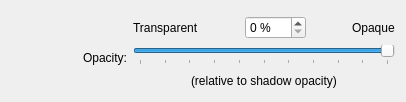
        <widget class="QWidget" name="shadowColorOpacityPageActive">
         <layout class="QGridLayout" name="gridLayout_3">
          <item row="0" column="1">
           <widget class="QLabel" name="label_3">
            <property name="text">
             <string>Opacity:</string>
            </property>
            <property name="alignment">
             <set>Qt::AlignmentFlag::AlignBottom|Qt::AlignmentFlag::AlignRight|Qt::AlignmentFlag::AlignTrailing</set>
            </property>
            <property name="buddy">
             <cstring>windowOutlineShadowColorOpacity</cstring>
            </property>
           </widget>
          </item>
          <item row="0" column="2">
           <layout class="QVBoxLayout" name="verticalLayout_26">
            <item>
             <spacer name="verticalSpacer_2">
              <property name="orientation">
               <enum>Qt::Orientation::Vertical</enum>
              </property>
              <property name="sizeType">
               <enum>QSizePolicy::Policy::Fixed</enum>
              </property>
              <property name="sizeHint" stdset="0">
               <size>
                <width>20</width>
                <height>5</height>
               </size>
              </property>
             </spacer>
            </item>
            <item>
             <layout class="QHBoxLayout" name="horizontalLayout_2">
              <item>
               <widget class="QLabel" name="_menuOpacityTransparentLabel_3">
                <property name="text">
                 <string>Transparent</string>
                </property>
               </widget>
              </item>
              <item>
               <spacer name="horizontalSpacer_16">
                <property name="orientation">
                 <enum>Qt::Orientation::Horizontal</enum>
                </property>
                <property name="sizeHint" stdset="0">
                 <size>
                  <width>40</width>
                  <height>20</height>
                 </size>
                </property>
               </spacer>
              </item>
              <item>
               <widget class="QSpinBox" name="windowOutlineShadowColorOpacity">
                <property name="suffix">
                 <string> %</string>
                </property>
                <property name="maximum">
                 <number>100</number>
                </property>
                <property name="value">
                 <number>0</number>
                </property>
               </widget>
              </item>
              <item>
               <spacer name="horizontalSpacer_17">
                <property name="orientation">
                 <enum>Qt::Orientation::Horizontal</enum>
                </property>
                <property name="sizeHint" stdset="0">
                 <size>
                  <width>40</width>
                  <height>20</height>
                 </size>
                </property>
               </spacer>
              </item>
              <item>
               <widget class="QLabel" name="_menuOpacityTransparentLabel_4">
                <property name="text">
                 <string>Opaque</string>
                </property>
               </widget>
              </item>
             </layout>
            </item>
            <item>
             <widget class="QSlider" name="windowOutlineShadowColorOpacity_2">
              <property name="minimum">
               <number>0</number>
              </property>
              <property name="maximum">
               <number>100</number>
              </property>
              <property name="singleStep">
               <number>1</number>
              </property>
              <property name="pageStep">
               <number>10</number>
              </property>
              <property name="value">
               <number>100</number>
              </property>
              <property name="orientation">
               <enum>Qt::Orientation::Horizontal</enum>
              </property>
              <property name="invertedAppearance">
               <bool>false</bool>
              </property>
              <property name="invertedControls">
               <bool>false</bool>
              </property>
              <property name="tickPosition">
               <enum>QSlider::TickPosition::TicksBelow</enum>
              </property>
              <property name="tickInterval">
               <number>10</number>
              </property>
             </widget>
            </item>
           </layout>
          </item>
          <item row="1" column="2">
           <layout class="QHBoxLayout" name="horizontalLayout_14">
            <item>
             <spacer name="horizontalSpacer_3">
              <property name="orientation">
               <enum>Qt::Orientation::Horizontal</enum>
              </property>
              <property name="sizeHint" stdset="0">
               <size>
                <width>40</width>
                <height>20</height>
               </size>
              </property>
             </spacer>
            </item>
            <item>
             <widget class="QLabel" name="label_5">
              <property name="text">
               <string>(relative to shadow opacity)</string>
              </property>
             </widget>
            </item>
            <item>
             <spacer name="horizontalSpacer_4">
              <property name="orientation">
               <enum>Qt::Orientation::Horizontal</enum>
              </property>
              <property name="sizeHint" stdset="0">
               <size>
                <width>40</width>
                <height>20</height>
               </size>
              </property>
             </spacer>
            </item>
           </layout>
          </item>
          <item row="0" column="0">
           <spacer name="horizontalSpacer_8">
            <property name="orientation">
             <enum>Qt::Orientation::Horizontal</enum>
            </property>
            <property name="sizeType">
             <enum>QSizePolicy::Policy::Fixed</enum>
            </property>
            <property name="sizeHint" stdset="0">
             <size>
              <width>72</width>
              <height>20</height>
             </size>
            </property>
           </spacer>
          </item>
         </layout>
        </widget>
